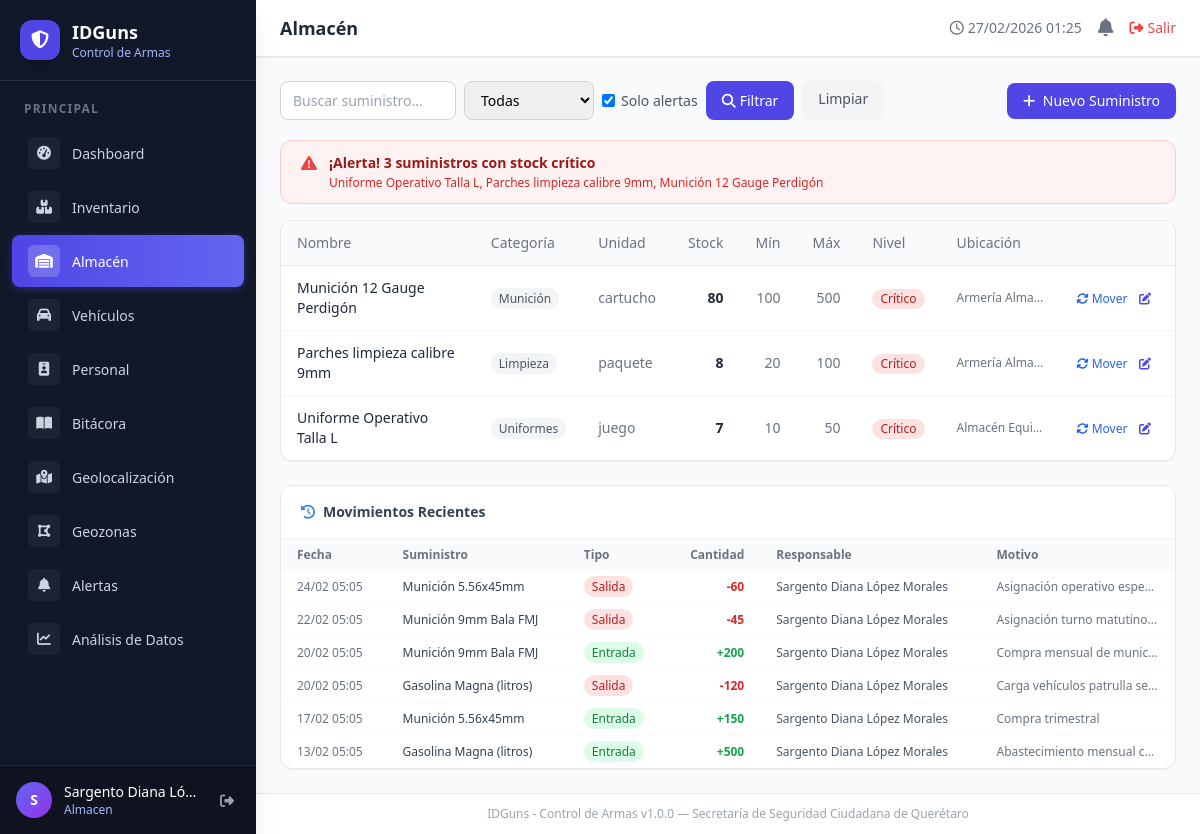
The page /almacen?alerta=1 (signed in) on the database its author committed.
### tables this page shows
CREATE TABLE IF NOT EXISTS `suministros` (
    `id`              INT UNSIGNED AUTO_INCREMENT PRIMARY KEY,
    `nombre`          VARCHAR(150) NOT NULL,
    `categoria`       ENUM('limpieza','papeleria','uniforme','municion','herramienta','otro') NOT NULL DEFAULT 'otro',
    `unidad`          VARCHAR(30)  NOT NULL DEFAULT 'pieza',
    `stock_actual`    INT          NOT NULL DEFAULT 0,
    `stock_minimo`    INT          NOT NULL DEFAULT 10,
    `stock_maximo`    INT          NOT NULL DEFAULT 100,
    `ubicacion`       VARCHAR(150) DEFAULT NULL,
    `proveedor`       VARCHAR(120) DEFAULT NULL,
    `precio_unitario` DECIMAL(10,2) DEFAULT NULL,
    `created_at`      DATETIME     NOT NULL DEFAULT CURRENT_TIMESTAMP
);

CREATE TABLE IF NOT EXISTS `movimientos_almacen` (
    `id`             INT UNSIGNED AUTO_INCREMENT PRIMARY KEY,
    `suministro_id`  INT UNSIGNED NOT NULL,
    `tipo`           ENUM('entrada','salida') NOT NULL,
    `cantidad`       INT UNSIGNED NOT NULL,
    `responsable_id` INT UNSIGNED DEFAULT NULL,
    `oficial_id`     INT UNSIGNED DEFAULT NULL,
    `motivo`         VARCHAR(255) DEFAULT NULL,
    `fecha`          DATETIME     NOT NULL DEFAULT CURRENT_TIMESTAMP,
    `notas`          TEXT         DEFAULT NULL,
    `created_at`     DATETIME     NOT NULL DEFAULT CURRENT_TIMESTAMP,
    FOREIGN KEY (`suministro_id`)  REFERENCES `suministros`(`id`) ON DELETE CASCADE,
    FOREIGN KEY (`responsable_id`) REFERENCES `users`(`id`)       ON DELETE SET NULL,
    FOREIGN KEY (`oficial_id`)     REFERENCES `oficiales`(`id`)   ON DELETE SET NULL
);

CREATE TABLE IF NOT EXISTS `users` (
    `id`         INT UNSIGNED AUTO_INCREMENT PRIMARY KEY,
    `nombre`     VARCHAR(120)                           NOT NULL,
    `username`   VARCHAR(60)                            NOT NULL UNIQUE,
    `email`      VARCHAR(120)                           DEFAULT NULL,
    `password`   VARCHAR(255)                           NOT NULL,
    `rol`        ENUM('superadmin','admin','almacen','bitacora') NOT NULL DEFAULT 'bitacora',
    `activo`     TINYINT(1) UNSIGNED                   NOT NULL DEFAULT 1,
    `created_at` DATETIME                               NOT NULL DEFAULT CURRENT_TIMESTAMP
);

### app/controllers/BaseController.php (called while the page is built, shortened)
<?php
class BaseController
{
    protected function render(string $view, array $data = [], string $layout = 'main'): void
    {
        extract($data);
        $viewFile = ROOT_PATH . '/app/views/' . $view . '.php';
        require $viewFile;
    }
    protected function currentPage(): int
    {
        return max(1, (int) ($_GET['pagina'] ?? 1));
    }
}

### app/controllers/WarehouseController.php (called while the page is built, shortened)
<?php
class WarehouseController extends BaseController
{
    private Supply $supplyModel;
    public function __construct()
    {
        $this->supplyModel = new Supply();
    }
    public function index(): void
    {
        $perPage  = 20;
        $page     = $this->currentPage();
        $filters  = [
            'categoria' => $_GET['categoria'] ?? '',
            'buscar'    => $_GET['buscar']    ?? '',
            'alerta'    => $_GET['alerta']    ?? '',
        ];
        $all    = $this->supplyModel->getAllWithStatus(0, 0, $filters);
        $total  = count($all);
        $pages  = (int) ceil($total / $perPage);
        $offset = ($page - 1) * $perPage;
        $suministros = array_slice($all, $offset, $perPage);
        $lowStock  = $this->supplyModel->getLowStock();
        $recientes = $this->supplyModel->getMovimientosRecientes(10);
        $users     = (new User())->getAllActive();
        $oficiales = $this->getOficiales();
        $this->render('warehouse/index', [
            'title'       => 'Almacén',
            'flash'       => $this->getFlash(),
            'suministros' => $suministros,
            'lowStock'    => $lowStock,
            'recientes'   => $recientes,
            'filters'     => $filters,
            'page'        => $page,
            'pages'       => $pages,
            'total'       => $total,
            'users'       => $users,
            'oficiales'   => $oficiales,
        ]);
    }
    private function getOficiales(): array
    {
        $db   = Database::getInstance();
        $stmt = $db->query("SELECT * FROM oficiales WHERE activo = 1 ORDER BY nombre ASC");
        return $stmt->fetchAll();
    }
}

### index.php (called while the page is built, shortened)
<?php
require_once __DIR__ . '/config/database.php';
require_once __DIR__ . '/app/controllers/BaseController.php';
require_once __DIR__ . '/app/models/BaseModel.php';
$requestUri = parse_url($_SERVER['REQUEST_URI'] ?? '/', PHP_URL_PATH);
$uri        = $requestUri;
$uri = trim($uri ?: '/', '/');
$controller = null;
$action     = null;
if (isset($routes[$uri])) {
    [$controller, $action] = $routes[$uri];
}
$obj = new $controller();
$obj->$action();

### config/database.php (called while the page is built, shortened)
<?php
class Database
{
    private static ?PDO $instance = null;
    public static function getInstance(): PDO
    {
        if (self::$instance === null) {
            $dsn     = 'mysql:host=' . DB_HOST . ';dbname=' . DB_NAME . ';charset=' . DB_CHARSET;
            $options = [
                PDO::ATTR_ERRMODE            => PDO::ERRMODE_EXCEPTION,
                PDO::ATTR_DEFAULT_FETCH_MODE => PDO::FETCH_ASSOC,
                PDO::ATTR_EMULATE_PREPARES   => false,
                PDO::MYSQL_ATTR_INIT_COMMAND => "SET NAMES utf8mb4 COLLATE utf8mb4_unicode_ci",
            ];
            self::$instance = new PDO($dsn, DB_USER, DB_PASS, $options);
        }
        return self::$instance;
    }
}

### app/models/BaseModel.php (called while the page is built, shortened)
<?php
class BaseModel
{
    protected PDO    $db;
    public function __construct()
    {
        $this->db = Database::getInstance();
    }
    public function query(string $sql, array $params = []): array
    {
        $stmt = $this->db->prepare($sql);
        $stmt->execute($params);
        return $stmt->fetchAll();
    }
}

### app/models/Supply.php (called while the page is built, shortened)
<?php
class Supply extends BaseModel
{
    public function getAllWithStatus(int $limit = 0, int $offset = 0, array $filters = []): array
    {
        $where  = "WHERE 1=1";
        $params = [];
        if (!empty($filters['alerta'])) {
            $where .= " AND stock_actual <= stock_minimo";
        }
        $sql = "SELECT s.*,
                CASE
                  WHEN s.stock_actual <= s.stock_minimo THEN 'critico'
                  WHEN s.stock_actual <= (s.stock_minimo * 1.5) THEN 'bajo'
                  ELSE 'ok'
                END AS nivel_stock
                FROM suministros s
                {$where}
                ORDER BY nivel_stock ASC, s.nombre ASC";
        return $this->query($sql, $params);
    }
    public function getLowStock(): array
    {
        return $this->query(
            "SELECT * FROM suministros WHERE stock_actual <= stock_minimo ORDER BY stock_actual ASC"
        );
    }
    public function getMovimientosRecientes(int $limit = 10): array
    {
        return $this->query(
            "SELECT m.*, s.nombre AS suministro_nombre, u.nombre AS responsable_nombre
             FROM movimientos_almacen m
             JOIN suministros s ON m.suministro_id = s.id
             LEFT JOIN users u ON m.responsable_id = u.id
             ORDER BY m.fecha DESC
             LIMIT {$limit}"
        );
    }
}

### app/views/warehouse/index.php (the view, shortened to what this page needs)
<?php
$stockColor = fn($s) => match(true) {
    $s['stock_actual'] <= $s['stock_minimo']              => ['bg'=>'red-100',    'text'=>'red-700',    'label'=>'Crítico'],
    $s['stock_actual'] <= (int)($s['stock_minimo'] * 1.5) => ['bg'=>'yellow-100', 'text'=>'yellow-700', 'label'=>'Bajo'],
    default                                                => ['bg'=>'green-100',  'text'=>'green-700',  'label'=>'OK'],
};
$catLabel = ['limpieza'=>'Limpieza','papeleria'=>'Papelería','uniforme'=>'Uniformes','municion'=>'Munición','herramienta'=>'Herramienta','otro'=>'Otro'];
?>
<div class="flex flex-wrap items-center justify-between gap-3 mb-5">
    <form method="GET" action="<?= BASE_URL ?>/almacen" class="flex flex-wrap gap-2">
        <input type="text" name="buscar" placeholder="Buscar suministro…" value="<?= htmlspecialchars($filters['buscar'], ENT_QUOTES,'UTF-8') ?>"
               class="border border-gray-300 rounded-lg px-3 py-2 text-sm focus:ring-indigo-500 focus:border-indigo-500 w-44">
        <select name="categoria" class="border border-gray-300 rounded-lg px-3 py-2 text-sm focus:ring-indigo-500 focus:border-indigo-500">
            <option value="">Todas</option>
        </select>
        <label class="flex items-center gap-1.5 text-sm text-gray-600 cursor-pointer">
            <input type="checkbox" name="alerta" value="1" <?= !empty($filters['alerta'])?'checked':'' ?> class="rounded border-gray-300 text-indigo-600">
            Solo alertas
        </label>
        <button type="submit" class="bg-indigo-600 text-white px-4 py-2 rounded-lg text-sm hover:bg-indigo-700 transition-colors">
            <i class="fa-solid fa-magnifying-glass mr-1"></i>Filtrar
        </button>
        <?php if ($filters['buscar'] || $filters['categoria'] || $filters['alerta']): ?>
        <a href="<?= BASE_URL ?>/almacen" class="bg-gray-100 text-gray-600 px-4 py-2 rounded-lg text-sm hover:bg-gray-200">Limpiar</a>
        <?php endif; ?>
    </form>
    <div class="flex gap-2">
        <?php if (in_array($_SESSION['user_role']??'', ['superadmin','admin','almacen'])): ?>
        <a href="<?= BASE_URL ?>/almacen/crear"
           class="bg-indigo-600 text-white px-4 py-2 rounded-lg text-sm font-medium hover:bg-indigo-700 transition-colors">
            <i class="fa-solid fa-plus mr-1"></i> Nuevo Suministro
        </a>
        <?php endif; ?>
    </div>
</div>
<?php if (count($lowStock) > 0): ?>
<div class="mb-4 bg-red-50 border border-red-200 rounded-xl px-5 py-3 flex items-start gap-3">
    <i class="fa-solid fa-triangle-exclamation text-red-500 mt-0.5"></i>
    <div>
        <p class="text-sm font-semibold text-red-800">¡Alerta! <?= count($lowStock) ?> suministros con stock crítico</p>
        <p class="text-xs text-red-600 mt-0.5"><?= implode(', ', array_map(fn($s)=>htmlspecialchars($s['nombre'],ENT_QUOTES,'UTF-8'), array_slice($lowStock,0,3))) ?><?= count($lowStock)>3?' y más…':'' ?></p>
    </div>
</div>
<?php endif; ?>
<div class="bg-white rounded-xl shadow-sm border border-gray-200 overflow-hidden">
    <div class="overflow-x-auto">
        <table class="w-full text-sm">
            <thead class="bg-gray-50 border-b border-gray-200">
                <tr>
                    <th class="text-left px-4 py-3 text-gray-500 font-medium">Nombre</th>
                    <th class="text-left px-4 py-3 text-gray-500 font-medium">Categoría</th>
                    <th class="text-left px-4 py-3 text-gray-500 font-medium">Unidad</th>
                    <th class="text-right px-4 py-3 text-gray-500 font-medium">Stock</th>
                    <th class="text-right px-4 py-3 text-gray-500 font-medium">Mín</th>
                    <th class="text-right px-4 py-3 text-gray-500 font-medium">Máx</th>
                    <th class="text-left px-4 py-3 text-gray-500 font-medium">Nivel</th>
                    <th class="text-left px-4 py-3 text-gray-500 font-medium">Ubicación</th>
                    <th class="px-4 py-3"></th>
                </tr>
            </thead>
            <tbody class="divide-y divide-gray-100">
            <?php if (empty($suministros)): ?>
            <tr><td colspan="9" class="text-center py-10 text-gray-400">Sin suministros registrados</td></tr>
            <?php else: ?>
            <?php foreach ($suministros as $s):
                $sc = $stockColor($s);
            ?>
            <tr class="hover:bg-gray-50">
                <td class="px-4 py-3 font-medium text-gray-800"><?= htmlspecialchars($s['nombre'], ENT_QUOTES,'UTF-8') ?></td>
                <td class="px-4 py-3"><span class="bg-gray-100 text-gray-600 text-xs px-2 py-0.5 rounded-full"><?= $catLabel[$s['categoria']]??$s['categoria'] ?></span></td>
                <td class="px-4 py-3 text-gray-500"><?= htmlspecialchars($s['unidad']??'pza', ENT_QUOTES,'UTF-8') ?></td>
                <td class="px-4 py-3 text-right font-bold text-gray-800"><?= $s['stock_actual'] ?></td>
                <td class="px-4 py-3 text-right text-gray-500"><?= $s['stock_minimo'] ?></td>
                <td class="px-4 py-3 text-right text-gray-500"><?= $s['stock_maximo'] ?></td>
                <td class="px-4 py-3">
                    <span class="inline-block px-2 py-0.5 rounded-full text-xs font-medium bg-<?= $sc['bg'] ?> text-<?= $sc['text'] ?>">
                        <?= $sc['label'] ?>
                    </span>
                </td>
                <td class="px-4 py-3 text-gray-500 text-xs truncate max-w-[120px]"><?= htmlspecialchars($s['ubicacion']??'—', ENT_QUOTES,'UTF-8') ?></td>
                <td class="px-4 py-3 whitespace-nowrap">
                    <?php if (in_array($_SESSION['user_role']??'', ['superadmin','admin','almacen'])): ?>
                    <button onclick="openMovModal(<?= $s['id'] ?>, '<?= htmlspecialchars($s['nombre'],ENT_QUOTES,'UTF-8') ?>', <?= $s['stock_actual'] ?>)"
                            class="text-blue-600 hover:text-blue-800 text-xs font-medium mr-2">
                        <i class="fa-solid fa-arrows-rotate"></i> Mover
                    </button>
                    <a href="<?= BASE_URL ?>/almacen/editar/<?= $s['id'] ?>"
                       class="text-indigo-600 hover:text-indigo-800 text-xs font-medium mr-2">
                        <i class="fa-solid fa-pen-to-square"></i>
                    </a>
                    <?php endif; ?>
                </td>
            </tr>
            <?php endforeach; ?>
            <?php endif; ?>
            </tbody>
        </table>
    </div>
</div>
<div class="mt-6 bg-white rounded-xl shadow-sm border border-gray-200">
    <div class="px-5 py-4 border-b border-gray-100">
        <h3 class="text-sm font-semibold text-gray-700"><i class="fa-solid fa-clock-rotate-left mr-2 text-blue-500"></i>Movimientos Recientes</h3>
    </div>
    <div class="overflow-x-auto">
        <table class="w-full text-xs">
            <thead class="bg-gray-50">
                <tr>
                    <th class="text-left px-4 py-2 text-gray-500">Fecha</th>
                    <th class="text-left px-4 py-2 text-gray-500">Suministro</th>
                    <th class="text-left px-4 py-2 text-gray-500">Tipo</th>
                    <th class="text-right px-4 py-2 text-gray-500">Cantidad</th>
                    <th class="text-left px-4 py-2 text-gray-500">Responsable</th>
                    <th class="text-left px-4 py-2 text-gray-500">Motivo</th>
                </tr>
            </thead>
            <tbody class="divide-y divide-gray-50">
            <?php foreach ($recientes as $m): ?>
            <tr class="hover:bg-gray-50">
                <td class="px-4 py-2 text-gray-500"><?= date('d/m H:i', strtotime($m['fecha'])) ?></td>
                <td class="px-4 py-2 font-medium text-gray-700"><?= htmlspecialchars($m['suministro_nombre']??'', ENT_QUOTES,'UTF-8') ?></td>
                <td class="px-4 py-2">
                    <span class="px-2 py-0.5 rounded-full text-xs font-medium <?= $m['tipo']==='entrada'?'bg-green-100 text-green-700':'bg-red-100 text-red-700' ?>">
                        <?= ucfirst($m['tipo']) ?>
                    </span>
                </td>
                <td class="px-4 py-2 text-right font-bold <?= $m['tipo']==='entrada'?'text-green-600':'text-red-600' ?>">
                    <?= $m['tipo']==='entrada'?'+':'-' ?><?= $m['cantidad'] ?>
                </td>
                <td class="px-4 py-2 text-gray-600"><?= htmlspecialchars($m['responsable_nombre']??'—', ENT_QUOTES,'UTF-8') ?></td>
                <td class="px-4 py-2 text-gray-500 truncate max-w-[180px]"><?= htmlspecialchars($m['motivo']??'', ENT_QUOTES,'UTF-8') ?></td>
            </tr>
            <?php endforeach; ?>
            </tbody>
        </table>
    </div>
</div>

### rows shown on the page
suministros: nombre "Munición 12 Gauge Perdigón", categoria "Munición", unidad "cartucho", stock_actual "80", stock_minimo "100", stock_maximo "500", stock_actual+stock_minimo "Crítico", ubicacion "Armería Alma…"
suministros: nombre "Parches limpieza calibre 9mm", categoria "Limpieza", unidad "paquete", stock_actual "8", stock_minimo "20", stock_maximo "100", stock_actual+stock_minimo "Crítico", ubicacion "Armería Alma…"
suministros: nombre "Uniforme Operativo Talla L", categoria "Uniformes", unidad "juego", stock_actual "7", stock_minimo "10", stock_maximo "50", stock_actual+stock_minimo "Crítico", ubicacion "Almacén Equi…"
movimientos_almacen: fecha "24/02 05:05", suministro.nombre "Munición 5.56x45mm", tipo "Salida", cantidad "60", responsable.nombre "Sargento Diana López Morales", motivo "Asignación operativo espe…"
movimientos_almacen: fecha "22/02 05:05", suministro.nombre "Munición 9mm Bala FMJ", tipo "Salida", cantidad "45", responsable.nombre "Sargento Diana López Morales", motivo "Asignación turno matutino…"
movimientos_almacen: fecha "20/02 05:05", suministro.nombre "Munición 9mm Bala FMJ", tipo "Entrada", cantidad "200", responsable.nombre "Sargento Diana López Morales", motivo "Compra mensual de munic…"
movimientos_almacen: fecha "20/02 05:05", suministro.nombre "Gasolina Magna (litros)", tipo "Salida", cantidad "120", responsable.nombre "Sargento Diana López Morales", motivo "Carga vehículos patrulla se…"
movimientos_almacen: fecha "17/02 05:05", suministro.nombre "Munición 5.56x45mm", tipo "Entrada", cantidad "150", responsable.nombre "Sargento Diana López Morales", motivo "Compra trimestral"
movimientos_almacen: fecha "13/02 05:05", suministro.nombre "Gasolina Magna (litros)", tipo "Entrada", cantidad "500", responsable.nombre "Sargento Diana López Morales", motivo "Abastecimiento mensual c…"

### other values the page prints
$label "Dashboard Inventario Almacén Vehículos Personal Bitácora Geolocalización Geozonas Alertas Análisis de Datos"
substr($_SESSION['user_name'] ?? 'U', 0, 1) "S"
$_SESSION['user_name'] "Sargento Diana Ló…"
$_SESSION['user_role'] "Almacen"
$title "Almacén"
count($lowStock) "3"
APP_NAME "IDGuns - Control de Armas"
APP_VERSION "1.0.0"
